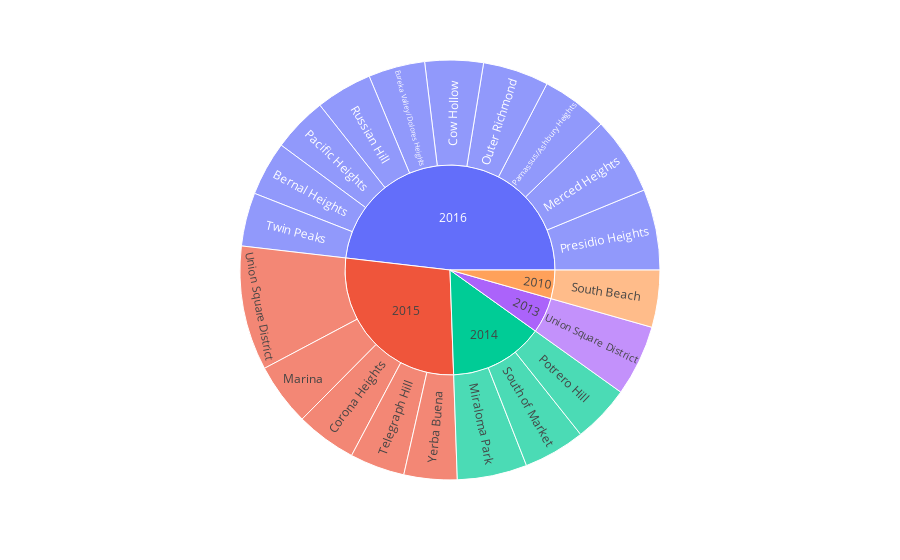

Notebook code for this chart:
### Markdown cell above
### Create a sunburst chart to conduct a costs analysis of most expensive neighborhoods in San Francisco per year

### Code cell
# Sunburst Plot
# YOUR CODE HERE!

px.sunburst(sfo_sale_expense, path = ['year','neighborhood'],values="sale_price_sqr_foot")

### Figure 1 — Plotly figure (JSON) as saved in the notebook; plotly's stock layout.template omitted (floating-point values rounded to 4 significant figures)
{"data": [{"branchvalues": "total", "domain": {"x": [0, 1], "y": [0, 1]}, "hovertemplate": "labels=%{label}<br>sale_price_sqr_foot=%{value}<br>parent=%{parent}<br>id=%{id}<extra></extra>", "ids": ["2016/Bernal Heights ", "2015/Corona Heights", "2016/Cow Hollow", "2016/Eureka Valley/Dolores Heights", "2015/Marina", "2016/Merced Heights", "2014/Miraloma Park", "2016/Outer Richmond ", "2016/Pacific Heights", "2016/Parnassus/Ashbury Heights", "2014/Potrero Hill", "2016/Presidio Heights", "2016/Russian Hill", "2010/South Beach", "2014/South of Market", "2015/Telegraph Hill", "2016/Twin Peaks", "2013/Union Square District", "2015/Union Square District", "2015/Yerba Buena", "2010", "2013", "2014", "2015", "2016"], "labels": ["Bernal Heights ", "Corona Heights", "Cow Hollow", "Eureka Valley/Dolores Heights", "Marina", "Merced Heights", "Miraloma Park", "Outer Richmond ", "Pacific Heights", "Parnassus/Ashbury Heights", "Potrero Hill", "Presidio Heights", "Russian Hill", "South Beach", "South of Market", "Telegraph Hill", "Twin Peaks", "Union Square District", "Union Square District", "Yerba Buena", "2010", "2013", "2014", "2015", "2016"], "name": "", "parents": ["2016", "2015", "2016", "2016", "2015", "2016", "2014", "2016", "2016", "2016", "2014", "2016", "2016", "2010", "2014", "2015", "2016", "2013", "2015", "2015", "", "", "", "", ""], "type": "sunburst", "values": [986.8, 1101.0, 1059.0, 1027.0, 1133.0, 1417.0, 1268.0, 1197.0, 996.4, 1208, 1045.0, 1466.0, 1024.0, 1037.0, 1120.0, 997.0, 970.1, 1290.0, 2259.0, 963.5, 1037.0, 1290.0, 3433.0, 6453.0, 11350.0]}], "layout": {"autosize": true, "legend": {"tracegroupgap": 0}, "margin": {"t": 60}}}
